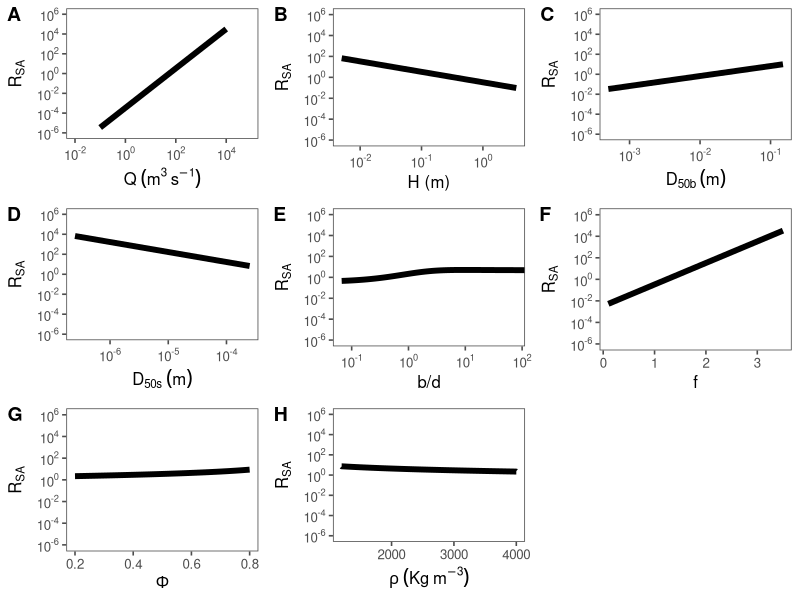
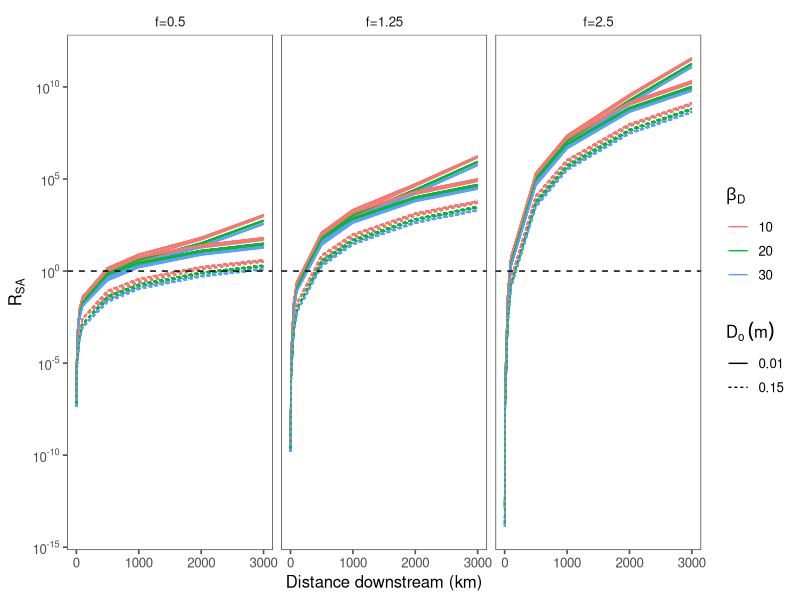

Source code (R) for these figures, in order:
####################################################################
### Sensitivity analysis for indivdual parameters to the surface area
### ratio (RSA) as well as to where RSA = 1
###
### Author: John Gardner
### Contact: johngardner87@gmail.com
### Associated publication:
###
###
####################################################################

### load packages needed, may need to install.packages()
library(ggplot2)
library(ggthemes)
library(ggpubr)
library(scales)

### Define parameters as constants

## parameters that predict river depth (m)
a=0.1
b=0.5
## parameters that predict river width (m)
c=1
d=.4
## parameters for suspended sediment concentration (Kg/m3)
e=0.01
f=1.5

## Discharge (m3/s)
Q=100

## benthic sediment diameter (m)
rb=0.05
## suspended sediment diameter (m)
rs=0.0005

## Sediment porosity
o=0.4764
## Hyporheic depth (m)
H=0.1
#sediment density (Kg/m3)
p=2650


###########################################
### Sensitivity to Discharge Q, holding all others constant

## set up range of discharge
QO<-c(0.01, 0.1, 1, 10, 100, 1000, 10000, 85000)
## calculate RSA
RsaQ<- (((a*c*e)*QO^(b+d+f))*rb ) / (p*H*((a*QO^b) + 2*(c*QO^d)) * rs * (1-o))
rsaQ<-cbind.data.frame(QO, RsaQ)

## Make plot
p1<-ggplot(data=rsaQ, aes(x=QO, y=RsaQ)) +
  geom_line(size=2) +
  scale_x_log10(breaks = trans_breaks("log10", function(x) 10^x),
                labels = trans_format("log10", math_format(10^.x))) +
  scale_y_log10(breaks = trans_breaks("log10", function(x) 10^x),
                labels = trans_format("log10", math_format(10^.x)),
                limits=c(10^-6, 10^6)) +
  theme_few()+
  xlab(expression(Q~(m^3~s^-1)))+
  ylab(expression(R[SA])) 
 
###########################################
### Sensitivity to hyporheic depth H, holding all others constant

## set up range of hyporheic depths
HO<-c(0.005, 0.01, 0.05, 0.1, 0.5, 1, 3.5)
## calculate RSA
RsaH<- (((a*c*e)*Q^(b+d+f))*rb ) / (p*HO*((a*Q^b) + 2*(c*Q^d)) * rs * (1-o))
rsaH<-cbind.data.frame(HO, RsaH)

## make plot
p2<-ggplot(data=rsaH, aes(x=HO, y=RsaH)) +
  geom_line(size=2) +
  scale_x_log10(breaks = trans_breaks("log10", function(x) 10^x, n=3),
                labels = trans_format("log10", math_format(10^.x))) +
  scale_y_log10(breaks = trans_breaks("log10", function(x) 10^x),
                labels = trans_format("log10", math_format(10^.x)),
                limits=c(10^-6, 10^6)) +
  theme_few()+
  xlab("H (m)")+
  ylab(expression(R[SA])) 

###########################################
### Sensitivity to benthic sediment size rb, holding all others constant


## vary rb
rbO<-c(0.0005, 0.001, 0.005, 0.01, 0.05, 0.15)
## calculate RSA
Rsarb<- (((a*c*e)*Q^(b+d+f))*rbO ) / (p*H*((a*Q^b) + 2*(c*Q^d)) * rs * (1-o))
rsarb<-cbind.data.frame(rbO, Rsarb)

## plot
p3<-ggplot(data=rsarb, aes(x=rbO, y=Rsarb)) +
  geom_line(size=2) +
  scale_x_log10(breaks = trans_breaks("log10", function(x) 10^x, n=3),
                labels = trans_format("log10", math_format(10^.x))) +
  scale_y_log10(breaks = trans_breaks("log10", function(x) 10^x),
                labels = trans_format("log10", math_format(10^.x)),
                limits=c(10^-6, 10^6)) +
  theme_few()+
  xlab(expression(D["50b"]~(m))) +
  ylab(expression(R[SA])) 

###########################################
### Sensitivity to suspended sediment size rs, holding all others constant

## vary rs
rsO<-c(2.5*10^-7, 2.5*10^-6, 2.5*10^-5, 2.5*10^-4)

## calculate RSA
Rsars<- (((a*c*e)*Q^(b+d+f))*rb ) / (p*H*((a*Q^b) + 2*(c*Q^d)) * rsO * (1-o))
rsars<-cbind.data.frame(rsO, Rsars)

## plot
p4<-ggplot(data=rsars, aes(x=rsO, y=Rsars)) +
  geom_line(size=2) +
  scale_x_log10(breaks = trans_breaks("log10", function(x) 10^x, n=3),
                labels = trans_format("log10", math_format(10^.x))) +
  scale_y_log10(breaks = trans_breaks("log10", function(x) 10^x),
                labels = trans_format("log10", math_format(10^.x)),
                limits=c(10^-6, 10^6)) +
  theme_few()+
  xlab(expression(D["50s"]~(m))) +
  ylab(expression(R[SA])) 

###########################################
### Sensitivity to exponents for changind river width and depth
## (b, d), holding all others constant

## vary b width and d depth
bO<-seq(0.05, 0.8, by=0.01)
dO<-1-0.2-bO

## Calculate RSA
Rsab<- (((a*c*e)*Q^(bO+dO+f))*rb ) / (p*H*((a*Q^bO) + 2*(c*Q^dO)) * rs * (1-o))
rsab<-cbind.data.frame(bO,dO, Rsab)

## plot
p5<-ggplot(data=rsab, aes(x=bO/dO, y=Rsab)) +
  geom_line(size=2) +
  scale_x_log10(breaks = trans_breaks("log10", function(x) 10^x, n=3),
                labels = trans_format("log10", math_format(10^.x))) +
  scale_y_log10(breaks = trans_breaks("log10", function(x) 10^x),
                labels = trans_format("log10", math_format(10^.x)),
                limits=c(10^-6, 10^6)) +
  theme_few()+
  xlab("b/d") +
  ylab(expression(R[SA])) 

###########################################
### Sensitivity to suspended sediment rating curve f, holding all others constant

## vary f
fO<-seq(0.1, 3.5, by=0.1)

## calculate RSA
Rsaf<- (((a*c*e)*Q^(b+d+fO))*rb ) / (p*H*((a*Q^b) + 2*(c*Q^d)) * rs * (1-o))
rsaf<-cbind.data.frame(fO, Rsaf)

## plot
p6<-ggplot(data=rsaf, aes(x=fO, y=Rsaf)) +
  geom_line(size=2) +
  scale_x_continuous(breaks = pretty_breaks(n=3)) +
  scale_y_log10(breaks = trans_breaks("log10", function(x) 10^x),
                labels = trans_format("log10", math_format(10^.x)),
                limits=c(10^-6, 10^6)) +
  theme_few()+
  xlab("f") +
  ylab(expression(R[SA])) 
#plot(log10(fO), log10(Rsaf), type="l")

###########################################
### Sensitivity to sediment porosity, holding all others constant

## vary porosity o
oO<-seq(0.2, 0.8, by=0.01)

## calculate RSA
Rsao<- (((a*c*e)*Q^(b+d+f))*rb ) / (p*H*((a*Q^b) + 2*(c*Q^d)) * rs * (1-oO))
rsao<-cbind.data.frame(oO, Rsao)

## plot
p7<-ggplot(data=rsao, aes(x=oO, y=Rsao)) +
  geom_line(size=2) +
  scale_y_log10(breaks = trans_breaks("log10", function(x) 10^x),
                labels = trans_format("log10", math_format(10^.x)),
                limits=c(10^-6, 10^6)) +
  theme_few()+
  xlab(expression(Phi)) +
  ylab(expression(R[SA])) 

###########################################
### Sensitivity to sediment density, holding all others constant

## vary p 1.2-4 (buffington and mont 1997)
pO<-seq(1200, 4000, by=0.1)
## calculate RSA
Rsap<- (((a*c*e)*Q^(b+d+f))*rb ) / (pO*H*((a*Q^b) + 2*(c*Q^d)) * rs * (1-o))
rsap<-cbind.data.frame(pO, Rsap)

## plot
p8<-ggplot(data=rsap, aes(x=pO, y=Rsap)) +
  geom_line(size=2) +
  scale_y_log10(breaks = trans_breaks("log10", function(x) 10^x),
                labels = trans_format("log10", math_format(10^.x)),
                limits=c(10^-6, 10^6)) +
  theme_few()+
  xlab(expression(rho~(Kg~m^-3))) +
  ylab(expression(R[SA])) 

## plot all 
ggarrange(p1,p2,p3,p4,p5,p6,p7,p8, ncol=3, nrow=3, labels="AUTO")


##############################################################
### Sensitivity to where RSA = 1

## set up site specific parameters as constants
a=0.1
b=0.5

c=1
d=0.4

e=0.01

o=0.4764

p=2650

## set up vector of distance downstream (km)
x<-c(1,10,50,100,500,1000,2000,3000)
rev.x<-rev(x)

##### set up river specific and global params as constants
## most upstream benthic sediment size (m)
 Do<-0.01

## benthic sediment fining exponent (m per km)
 alpa<-0.001

## suspended sedimetn fining rate (m per km)
 Bss<-10^-9

## scaling param for hyporheic depth with slope
 BS<-15 #15
 
## scaling param for hyporheic depth with benthic sed size
 BD<-20  #20

## set up dataframe of all combination of parameters
params<-expand.grid(alpha=c(0.0001, 0.001, 0.015), Do=c(0.01, 0.15), 
                    Bss=c(10^-8.5, 10^-9.5, 10^-10.5), BS=c(5,15,25), 
                    BD=c(10,20,30), f=c(0.5, 1.25, 2.5))

## set up dataframe with all params combinations along a river
## ignore the warnings generated by this loop.
data.ls<-list()
for(i in 1:nrow(params)){
  
  data.ls[[i]]<-cbind.data.frame(x, rev.x, params[i,])
}
data<-do.call("rbind.data.frame", data.ls)

## calculate benthic D50 along a river and constrain the min size
data$D50<-(data$Do*exp(-data$alpha*x))
data$D50[data$D50 < 0.0001] <- 0.0001

## calculate discharge (Q) and slope (S) along the river as function of 
##distance dowstream (Leopold and Maddock 1957)
data$Q<-((4.85*10^-8) * data$x^2.16) *(10^9 / (24*60*60))
data$S<- 0.0005*data$Q^-0.4

## calculate rsa
data$rsa<- with(data, (((a*c*e)*Q^(b+d+f)) * (D50)) / (p*((Do/1000)- (Bss*x)) * ((BD*D50) + (BS*S)) 
                                                    * ((a*Q^b) + 2*(c*Q^d)) * (1-o)))
data<-data[data$rsa >0,]

## create unqiue ID for each scenario
data$run<-with(data, as.character(paste(alpha,Do,Bss,BS,BD,f,sep=".")))
## fix labels
data$f<-as.factor(data$f)
levels(data$f) <- c("f=0.5", "f=1.25", "f=2.5")

## Plot all
qplot(x, (rsa), group=as.factor(run), geom="line",color=as.factor(BD), linetype=as.factor(Do),
      facets=~f, data=data) +
      facet_wrap(~f) +
      theme_few() +
      geom_hline(yintercept = 1, linetype=2) +
      scale_y_log10(breaks = trans_breaks("log10", function(x) 10^x),
                    labels = trans_format("log10", math_format(10^.x))) +
      xlab("Distance downstream (km)") +
      ylab(expression(R[SA])) +
      guides(color=guide_legend(title=expression(beta[D])), linetype=guide_legend(title=expression(D[o]~(m))))


### END
###############################################################################################



